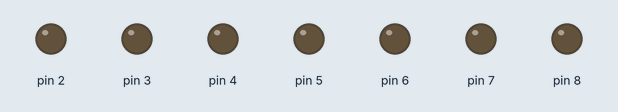
The sketch below on a simulated Arduino Uno, built with avr-gcc and run on an emulated ATmega328P. Parts: output pins drawn as LEDs (lit = HIGH).

Above: at 0.5 s.
At 1.5 s:
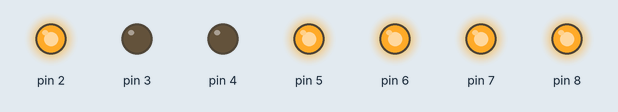
At 2.5 s:
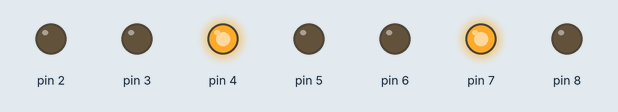
At 3.5 s:
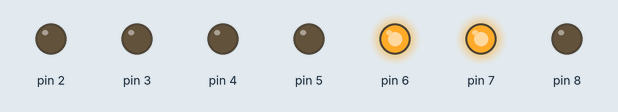
At 5.0 s:
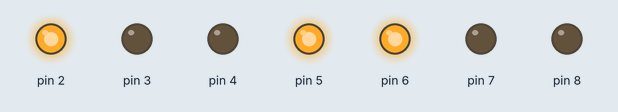
Timing chart, 0 to 6.5 s (numbered marks = the images above):
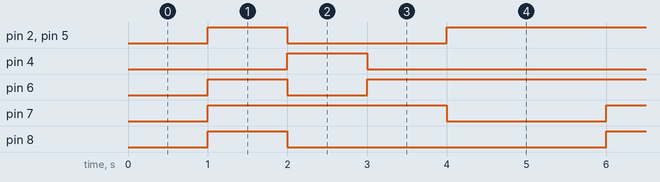

The sketch:

sevenSegment_v1.ino
```cpp
void setup() {
  // set the mode of pins as output
  for (int i=2; i<9 ; i++){
    pinMode(i,OUTPUT);
  }
}
int zero[]={0,0,0,0,0,0,1}, one[]={1,0,0,1,1,1,1}, two[]={0,0,1,0,0,1,0};
int three[] ={0,0,0,0,1,1,0} , four[]={1,0,0,1,1,0,0} ;

void loop() {

//  // zero
//  for (int i=2,j=0; i<9 ; i++,j++){
//    digitalWrite(i, zero[j]);
//  }
  delay(1000);
  // one
  for (int i=2,j=0; i<9 ; i++,j++){
    digitalWrite(i, one[j]);
  }
  delay(1000);
   // two
  for (int i=2,j=0; i<9 ; i++,j++){
    digitalWrite(i, two[j]);
  }
  delay(1000);
   // three
  for (int i=2,j=0; i<9 ; i++,j++){
    digitalWrite(i, three[j]);
  }
  delay(1000);
   // four
  for (int i=2,j=0; i<9 ; i++,j++){
    digitalWrite(i, four[j]);
  }
  delay(1000);

}

//  pinMode(2,OUTPUT);
//  pinMode(3,OUTPUT);
//  pinMode(4,OUTPUT);
//  pinMode(5,OUTPUT);
//  pinMode(6,OUTPUT);
//  pinMode(7,OUTPUT);
//  pinMode(8,OUTPUT);
// zero
//  digitalWrite ( 2, LOW);
//  digitalWrite ( 3, LOW);
//  digitalWrite ( 4, LOW);
//  digitalWrite ( 5, LOW);
//  digitalWrite ( 6, LOW);
//  digitalWrite ( 7, LOW);
//  digitalWrite ( 8, HIGH);
//one
//  digitalWrite ( 2, HIGH);
//  digitalWrite ( 3, LOW);
//  digitalWrite ( 4, LOW);
//  digitalWrite ( 5, HIGH);
//  digitalWrite ( 6, HIGH);
//  digitalWrite ( 7, HIGH);
///  digitalWrite ( 8, HIGH);
```

Measured:
- by itself, pin 2, pin 5: repeats every 5.0 s: LOW 2.0 s, HIGH 3.0 s
- by itself, pin 4, pin 8: alternates HIGH for 1.0 s and LOW for 4.0 s
- by itself, pin 6: repeats every 5.0 s: LOW 1.0 s, HIGH 4.0 s
- by itself, pin 7: alternates HIGH for 3.0 s and LOW for 2.0 s
